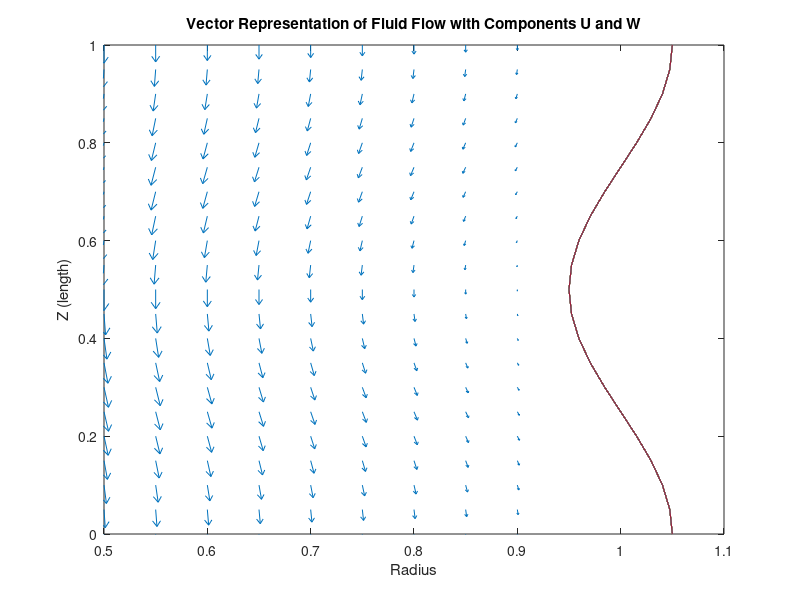

MATLAB code for this plot:
clear all, close all, clc;

%Rectangular Coordinates R by Z

%Plot Range
x_ran = 0:0.05:1;
z_ran = 0:0.05:1;
[R,Z] = meshgrid(x_ran,z_ran);

%Constant: ratio width to period? between 0 and 1
E_c = 0.05;

%G(Z)
G = 1 + E_c*cos(2*pi*Z);

%Constraining R and Z
R < G;
%Z at R less than G at R
R > 0;
Z > 0;
Z < 1;

%Pressure Matrix
P_hat = (1+5*E_c^2)*Z - (2/pi)*E_c*sin(2*pi*Z) + (5/(4*pi))*(E_c^2)*sin(4*pi*Z);
%normalized by pressure drop

%Two components of velocity 
U_hat = -E_c*(R.^3 - R).*sin(2*pi*Z) + ((E_c^2)/2)*(5*R.^3 - 3*R).*sin(4*pi*Z);
W_hat = ((R.^2 - 1)/4) + 7*E_c^2 - E_c*(R.^2 -0.5).*cos(2*pi*Z) + ((E_c^2)/2)*((5/4)*R.^2 - 3/8).*cos(4*pi*Z);

%Surface
S = G;


size = size(U_hat);

for i =1:size(1,2)
    for j = 1:size(1,1)
        if R(j,i) > S(j,i)
            U_hat(:,i) = zeros();
            W_hat(:,i) = zeros();
        end
    end 
end

%GRAPH
figure(1)
% subplot(2,2,[1,3])
plot(S,Z);
hold on;
quiver(R,Z,U_hat,W_hat);
% Create title
title({'Vector Representation of Fluid Flow with Components U and W'});
% Create ylabel
ylabel({'Z (length)'});
% Create xlabel
xlabel({'Radius'});
%xaxis limits
xlim([0.5 1.1]);
%yaxis limits
ylim([0 1]);


% 
% subplot(2,2,[2,4])
% plot(P_hat,Z);
% % Create title
% title({'Pressure Gradient'});
% % Create ylabel
% ylabel({'Z (length)'});
% % Create xlabel
% xlabel({'Pressure'});
% %xaxis limits
% xlim([0 1]);
% %yaxis limits
% ylim([0 1]);
% 
